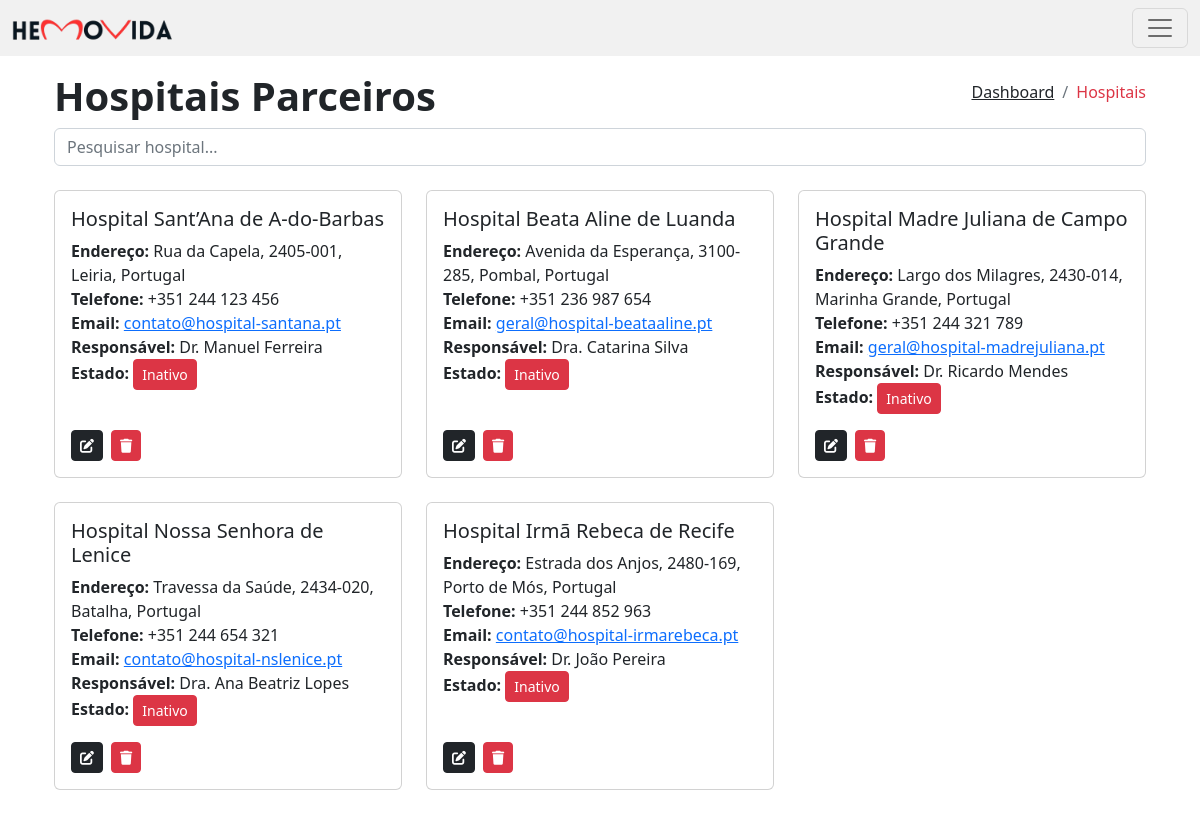
The app's page /hospitais.php, older data.
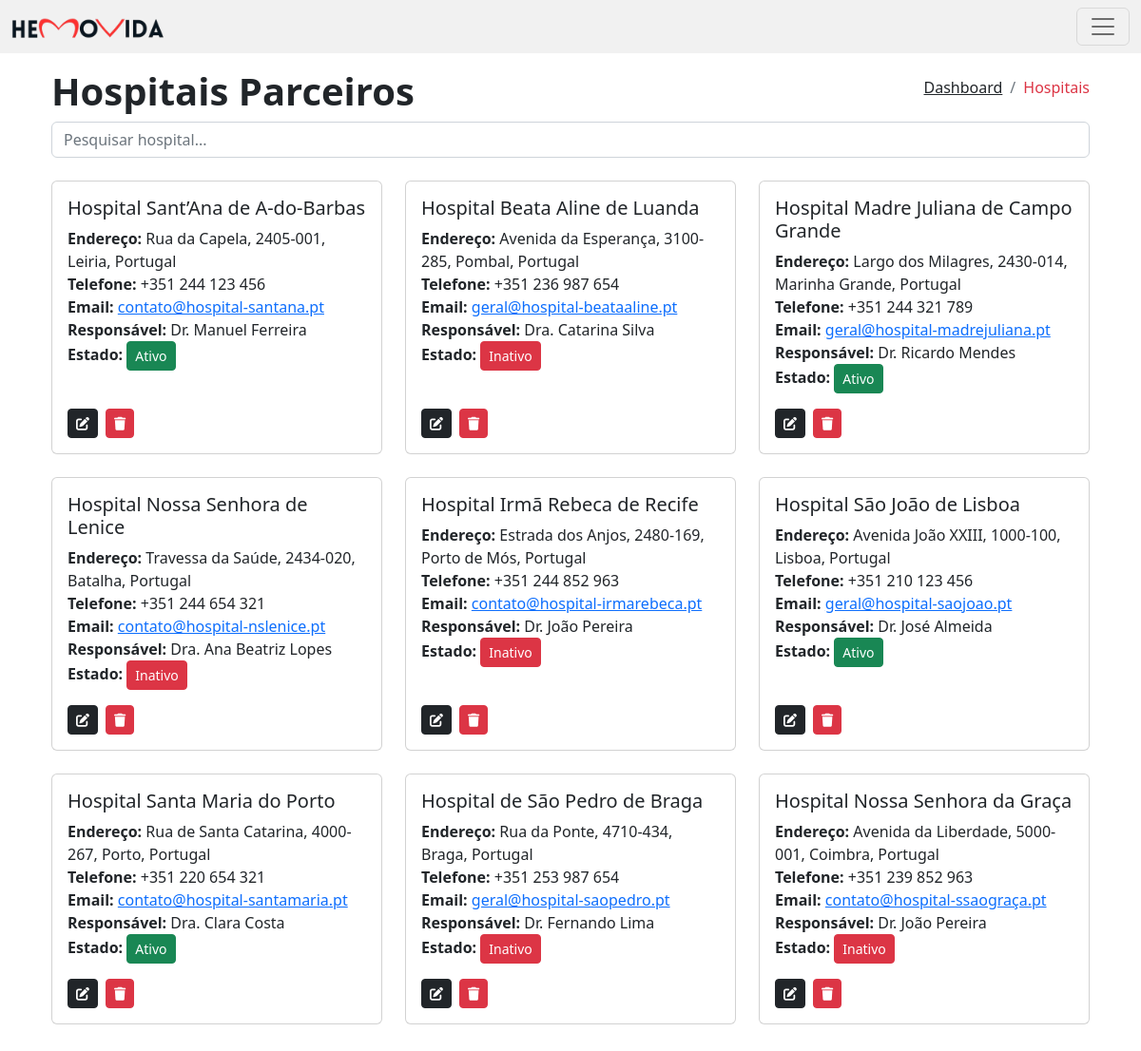
The same page, newer data.
### tables this page shows
CREATE TABLE `hospitais` (
  `id` int(11) NOT NULL,
  `nome` varchar(150) NOT NULL,
  `endereco` text NOT NULL,
  `telefone` varchar(20) NOT NULL,
  `email` varchar(100) NOT NULL,
  `nome_responsavel` varchar(100) NOT NULL,
  `estado` tinyint(1) NOT NULL
);

### hospitais.php (the view, shortened to what this page needs)
<?php
    include 'partials/header.php';
    $pageTitle = "Hospitais Parceiros";
    $pdo = new PDO("mysql:host=" . DB_HOST . ";dbname=" . DB_NAME, DB_USER, DB_PASS);
    $search = isset($_GET['search']) ? $_GET['search'] : '';
    $stmt = $pdo->prepare("SELECT * FROM hospitais WHERE nome LIKE :search");
    $stmt->execute(['search' => "%$search%"]);
    $hospitais = $stmt->fetchAll(PDO::FETCH_ASSOC);
?>
<div class="container p-4">
    <div class="d-flex justify-content-between align-items-center">
        <h1 class="fw-bold"><?= $pageTitle ?></h1>
        <nav>
            <ol class="breadcrumb">
                <li class="breadcrumb-item"><a href="index.php" class="text-dark">Dashboard</a></li>
                <li class="breadcrumb-item active text-danger" aria-current="page">Hospitais</li>
            </ol>
        </nav>
    </div>
    <div class="mb-3">
        <input type="text" id="search" class="form-control" placeholder="Pesquisar hospital..." value="<?= htmlspecialchars($search) ?>">
    </div>
    <div class="row mt-4">
    <?php if (count($hospitais) > 0): ?>
        <?php foreach ($hospitais as $hospital): ?>
            <div class="col-md-4 mb-4">
                <div class="card h-100 d-flex flex-column">
                    <div class="card-body flex-grow-1 d-flex flex-column">
                        <h5 class="card-title"> <?= $hospital['nome'] ?> </h5>
                        <p class="card-text flex-grow-1">
                            <strong>Endereço:</strong> <?= $hospital['endereco'] ?><br>
                            <strong>Telefone:</strong> <?= $hospital['telefone'] ?><br>
                            <strong>Email:</strong> <a href="mailto:<?= $hospital['email'] ?>"><?= $hospital['email'] ?></a><br>
                            <strong>Responsável:</strong> <?= $hospital['nome_responsavel'] ?><br>
                            <strong>Estado:</strong>
                            <a href="?toggle_id=<?= $hospital['id'] ?>" class="btn btn-sm <?= $hospital['estado'] == 1 ? 'btn-success' : 'btn-danger' ?>">
                                <?= $hospital['estado'] == 1 ? 'Ativo' : 'Inativo' ?>
                            </a>
                        </p>
                        <div class="d-flex justify-content-start gap-2">
                            <a href="editar_hospital.php?id=<?= $hospital['id'] ?>" class="btn btn-sm btn-dark"><i class="fas fa-edit"></i></a>
                            <a href="excluir_hospital.php?id=<?= $hospital['id'] ?>" class="btn btn-sm btn-danger" onclick="return confirm('Tem certeza que deseja excluir este hospital?');"><i class="fas fa-trash"></i></a>
                        </div>
                    </div>
                </div>
            </div>
        <?php endforeach; ?>
    <?php else: ?>
        <p class="text-center text-danger">Nenhum hospital cadastrado.</p>
    <?php endif; ?>
</div>

### partials/header.php (shortened to what this page needs)
<!DOCTYPE html>
<html lang="pt-PT">
<head>
    <link rel="stylesheet" href="https://cdnjs.cloudflare.com/ajax/libs/font-awesome/6.7.2/css/all.min.css"/>
    <link rel="stylesheet" href="https://cdnjs.cloudflare.com/ajax/libs/font-awesome/6.7.2/css/regular.min.css"/>
    <link rel="stylesheet" href="https://cdnjs.cloudflare.com/ajax/libs/font-awesome/6.7.2/css/solid.min.css"/>
    <link href="https://cdn.jsdelivr.net/npm/bootstrap@5.2.3/dist/css/bootstrap.min.css" rel="stylesheet"/>
</head>
<body>
    <nav class="navbar fixed-top" style="background-color: #f1f1f1;">
        <div class="container-fluid">
            <a class="navbar-brand" href="/">
                <img src="assets/images/logo_horizontal.png" alt="HemoVida Logo" height="24">
            </a>
            <button class="navbar-toggler" type="button" data-bs-toggle="offcanvas" data-bs-target="#offcanvasNavbar" aria-controls="offcanvasNavbar">
                <span class="navbar-toggler-icon"></span>
            </button>
        </div>
    </nav>
    <div class="position-relative mt-5">

Row changes from the older to the newer data that the page shows:
changed hospitais "Hospital Sant’Ana de A-do-Barbas": estado "Inativo" → "Ativo"
changed hospitais "Hospital Madre Juliana de Campo Grande": estado "Inativo" → "Ativo"
added hospitais: nome "Hospital São João de Lisboa", endereco "Avenida João XXIII, 1000-100, Lisboa, Portugal", telefone "+351 210 123 456", email "geral@hospital-saojoao.pt", nome_responsavel "Dr. José Almeida", estado "Ativo"
added hospitais: nome "Hospital Santa Maria do Porto", endereco "Rua de Santa Catarina, 4000-267, Porto, Portugal", telefone "+351 220 654 321", email "contato@hospital-santamaria.pt", nome_responsavel "Dra. Clara Costa", estado "Ativo"
added hospitais: nome "Hospital de São Pedro de Braga", endereco "Rua da Ponte, 4710-434, Braga, Portugal", telefone "+351 253 987 654", email "geral@hospital-saopedro.pt", nome_responsavel "Dr. Fernando Lima", estado "Inativo"
added hospitais: nome "Hospital Nossa Senhora da Graça", endereco "Avenida da Liberdade, 5000-001, Coimbra, Portugal", telefone "+351 239 852 963", email "contato@hospital-ssaograça.pt", nome_responsavel "Dr. João Pereira", estado "Inativo"
